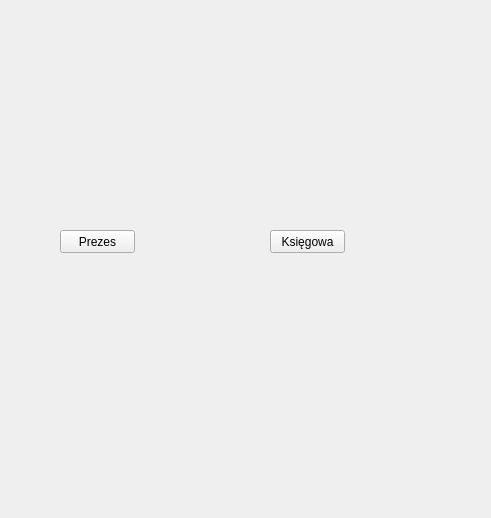
<?xml version="1.0" encoding="UTF-8"?>
<ui version="4.0">
 <class>choose_window</class>
 <widget class="QMainWindow" name="choose_window">
  <property name="geometry">
   <rect>
    <x>0</x>
    <y>0</y>
    <width>491</width>
    <height>518</height>
   </rect>
  </property>
  <property name="windowTitle">
   <string>MainWindow</string>
  </property>
  <widget class="QWidget" name="centralwidget">
   <widget class="QLabel" name="label">
    <property name="geometry">
     <rect>
      <x>60</x>
      <y>50</y>
      <width>181</width>
      <height>171</height>
     </rect>
    </property>
    <property name="autoFillBackground">
     <bool>false</bool>
    </property>
    <property name="text">
     <string/>
    </property>
    <property name="pixmap">
     <pixmap resource="../images.qrc">:/new/images/graphics/boss.png</pixmap>
    </property>
    <property name="scaledContents">
     <bool>true</bool>
    </property>
   </widget>
   <widget class="QLabel" name="label_4">
    <property name="geometry">
     <rect>
      <x>270</x>
      <y>50</y>
      <width>181</width>
      <height>171</height>
     </rect>
    </property>
    <property name="autoFillBackground">
     <bool>false</bool>
    </property>
    <property name="text">
     <string/>
    </property>
    <property name="pixmap">
     <pixmap resource="../images.qrc">:/new/images/graphics/accountant.jpg</pixmap>
    </property>
    <property name="scaledContents">
     <bool>true</bool>
    </property>
   </widget>
   <widget class="QLabel" name="label_6">
    <property name="geometry">
     <rect>
      <x>60</x>
      <y>270</y>
      <width>181</width>
      <height>171</height>
     </rect>
    </property>
    <property name="autoFillBackground">
     <bool>false</bool>
    </property>
    <property name="text">
     <string/>
    </property>
    <property name="pixmap">
     <pixmap resource="../images.qrc">:/new/images/graphics/team_lider.jpg</pixmap>
    </property>
    <property name="scaledContents">
     <bool>true</bool>
    </property>
   </widget>
   <widget class="QLabel" name="label_8">
    <property name="geometry">
     <rect>
      <x>270</x>
      <y>270</y>
      <width>181</width>
      <height>171</height>
     </rect>
    </property>
    <property name="autoFillBackground">
     <bool>false</bool>
    </property>
    <property name="text">
     <string/>
    </property>
    <property name="pixmap">
     <pixmap resource="../images.qrc">:/new/images/graphics/programmer.png</pixmap>
    </property>
    <property name="scaledContents">
     <bool>true</bool>
    </property>
   </widget>
   <widget class="QPushButton" name="pushButton">
    <property name="geometry">
     <rect>
      <x>270</x>
      <y>230</y>
      <width>75</width>
      <height>23</height>
     </rect>
    </property>
    <property name="text">
     <string>Księgowa</string>
    </property>
    <property name="iconSize">
     <size>
      <width>200</width>
      <height>200</height>
     </size>
    </property>
   </widget>
   <widget class="QPushButton" name="pushButton_2">
    <property name="geometry">
     <rect>
      <x>60</x>
      <y>230</y>
      <width>75</width>
      <height>23</height>
     </rect>
    </property>
    <property name="text">
     <string>Prezes</string>
    </property>
    <property name="iconSize">
     <size>
      <width>200</width>
      <height>200</height>
     </size>
    </property>
   </widget>
  </widget>
  <widget class="QMenuBar" name="menubar">
   <property name="geometry">
    <rect>
     <x>0</x>
     <y>0</y>
     <width>491</width>
     <height>21</height>
    </rect>
   </property>
  </widget>
  <widget class="QStatusBar" name="statusbar">
   <property name="sizeGripEnabled">
    <bool>false</bool>
   </property>
  </widget>
 </widget>
 <resources>
  <include location="../images.qrc"/>
 </resources>
 <connections/>
</ui>
